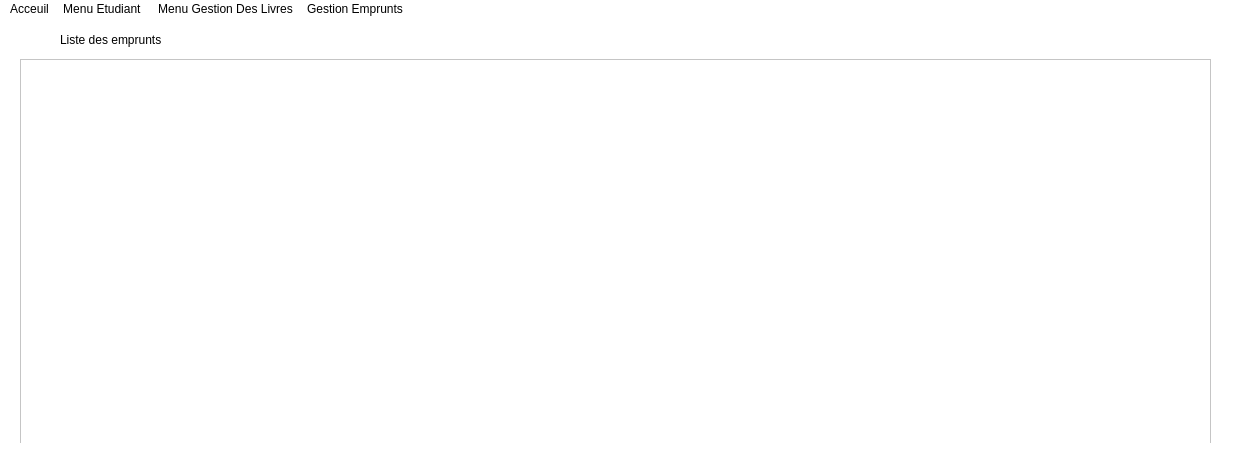
<?xml version="1.0" encoding="UTF-8"?>
<ui version="4.0">
 <class>MainWindow</class>
 <widget class="QMainWindow" name="MainWindow">
  <property name="geometry">
   <rect>
    <x>0</x>
    <y>0</y>
    <width>1236</width>
    <height>465</height>
   </rect>
  </property>
  <property name="windowTitle">
   <string>MainWindow</string>
  </property>
  <property name="styleSheet">
   <string notr="true">color :rgb(0, 0, 0);
font: 87 9pt &quot;Neue Haas Grotesk Text Pro Blac&quot;;
background-color:rgb(255, 255, 255);


</string>
  </property>
  <widget class="QWidget" name="centralwidget">
   <widget class="QTableWidget" name="tableWidget">
    <property name="geometry">
     <rect>
      <x>20</x>
      <y>40</y>
      <width>1191</width>
      <height>501</height>
     </rect>
    </property>
   </widget>
   <widget class="QLabel" name="label">
    <property name="geometry">
     <rect>
      <x>60</x>
      <y>10</y>
      <width>251</width>
      <height>21</height>
     </rect>
    </property>
    <property name="text">
     <string>Liste des emprunts</string>
    </property>
   </widget>
  </widget>
  <widget class="QMenuBar" name="menubar">
   <property name="geometry">
    <rect>
     <x>0</x>
     <y>0</y>
     <width>1236</width>
     <height>25</height>
    </rect>
   </property>
   <widget class="QMenu" name="menuAcceuil">
    <property name="title">
     <string>Acceuil</string>
    </property>
   </widget>
   <widget class="QMenu" name="menuMenu_Etudiant">
    <property name="title">
     <string>Menu Etudiant </string>
    </property>
    <widget class="QMenu" name="menuMise_a_jour_Etudiant">
     <property name="title">
      <string>Mise a jour Etudiant</string>
     </property>
     <addaction name="actionAjouter_Etudiant"/>
     <addaction name="separator"/>
     <addaction name="actionSupprimer_Etudiant"/>
     <addaction name="separator"/>
     <addaction name="actionModifier_Etudiant"/>
    </widget>
    <widget class="QMenu" name="menuRecherche_et_Affichage">
     <property name="title">
      <string>Recherche et Affichage</string>
     </property>
     <addaction name="actionContenue_du_dictionnaire_Etudiant"/>
     <addaction name="separator"/>
     <addaction name="actionRecherche_par_numero_inscription"/>
    </widget>
    <addaction name="menuMise_a_jour_Etudiant"/>
    <addaction name="separator"/>
    <addaction name="menuRecherche_et_Affichage"/>
   </widget>
   <widget class="QMenu" name="menuMenu_Gestion_Des_Livres">
    <property name="title">
     <string>Menu Gestion Des Livres</string>
    </property>
    <widget class="QMenu" name="menuMise_a_jour">
     <property name="title">
      <string>Mise a jour</string>
     </property>
     <addaction name="actionAjouter_un_nouvel_Livre"/>
     <addaction name="actionSupprimer"/>
     <addaction name="actionModifier_nombre_d_exemplaires_d_un_Livre"/>
    </widget>
    <widget class="QMenu" name="menuRecherche_et_Affichage_2">
     <property name="title">
      <string>Recherche et Affichage</string>
     </property>
     <addaction name="actionContenue_du_dictionnaire_livre"/>
     <addaction name="actionRecherche_par_Referance"/>
    </widget>
    <addaction name="menuMise_a_jour"/>
    <addaction name="menuRecherche_et_Affichage_2"/>
   </widget>
   <widget class="QMenu" name="menuGestion_Emprunts">
    <property name="title">
     <string>Gestion Emprunts</string>
    </property>
    <widget class="QMenu" name="menuMise_a_jour_2">
     <property name="title">
      <string>Mise a jour</string>
     </property>
     <addaction name="actionAjouter_un_nouvel_emprunt"/>
     <addaction name="actionRetour_d_un_emprunt"/>
     <addaction name="actionSupprimer_d_un_emprunt"/>
     <addaction name="actionModifier_emprunt"/>
    </widget>
    <widget class="QMenu" name="menuRecherche_Affichage">
     <property name="title">
      <string>Recherche ,Affichage</string>
     </property>
     <addaction name="actionContenu_du_dictionnaire_emprunt"/>
     <addaction name="actionRecherche_emprunt_par_livre"/>
    </widget>
    <addaction name="menuMise_a_jour_2"/>
    <addaction name="menuRecherche_Affichage"/>
   </widget>
   <addaction name="menuAcceuil"/>
   <addaction name="menuMenu_Etudiant"/>
   <addaction name="menuMenu_Gestion_Des_Livres"/>
   <addaction name="menuGestion_Emprunts"/>
  </widget>
  <widget class="QStatusBar" name="statusbar"/>
  <action name="actionAjouter_Etudiant">
   <property name="checkable">
    <bool>false</bool>
   </property>
   <property name="text">
    <string>Ajouter Etudiant</string>
   </property>
  </action>
  <action name="actionEtudiant_Donnee">
   <property name="text">
    <string>Etudiant Donnee</string>
   </property>
  </action>
  <action name="actionUne_Section_Donnee">
   <property name="text">
    <string>Une Section Donnee</string>
   </property>
  </action>
  <action name="actionUn_Niveau_Donnee">
   <property name="text">
    <string>Un Niveau Donnee</string>
   </property>
  </action>
  <action name="actionSection_et_Niveau">
   <property name="text">
    <string>Section et Niveau</string>
   </property>
  </action>
  <action name="actionTel">
   <property name="text">
    <string>Tel</string>
   </property>
  </action>
  <action name="actionMail">
   <property name="text">
    <string>Mail</string>
   </property>
  </action>
  <action name="actionAdresse">
   <property name="text">
    <string>Adresse</string>
   </property>
  </action>
  <action name="actionContenue_du_dictionnaire_Etudiant">
   <property name="text">
    <string>Afficher les Etudiants</string>
   </property>
  </action>
  <action name="actionRecherche_par_numero_inscription">
   <property name="text">
    <string>Recherche</string>
   </property>
  </action>
  <action name="actionRecherche_par_section">
   <property name="text">
    <string>Recherche par section</string>
   </property>
  </action>
  <action name="actionRecherche_par_section_et_Niveau">
   <property name="text">
    <string>Recherche par section et Niveau </string>
   </property>
  </action>
  <action name="actionRecherche_par_Niveau">
   <property name="text">
    <string>Recherche par Niveau</string>
   </property>
  </action>
  <action name="actionAjouter_un_nouvel_Livre">
   <property name="text">
    <string>Ajouter un nouvel Livre</string>
   </property>
  </action>
  <action name="actionModifier_nombre_d_exemplaires_d_un_Livre">
   <property name="text">
    <string>Modifier nombre d exemplaires d un Livre</string>
   </property>
  </action>
  <action name="actionLivre_donnee">
   <property name="text">
    <string>Livre donnee</string>
   </property>
  </action>
  <action name="actionLivres_d_un_auteur">
   <property name="text">
    <string>Livres d un auteur</string>
   </property>
  </action>
  <action name="actionLivres_d_une_annee_donnee">
   <property name="text">
    <string>Livres d une annee donnee</string>
   </property>
  </action>
  <action name="actionContenue_du_dictionnaire_livre">
   <property name="text">
    <string>Afficher les livres</string>
   </property>
  </action>
  <action name="actionRecherche_par_Referance">
   <property name="text">
    <string>Recherche</string>
   </property>
  </action>
  <action name="actionRecherche_par_titre">
   <property name="text">
    <string>Recherche par titre</string>
   </property>
  </action>
  <action name="actionRecherche_par_annee_edition_donne">
   <property name="text">
    <string>Recherche par annee edition donne</string>
   </property>
  </action>
  <action name="actionRecherche_et_Affichage_des_livres_par_ordre_alphabetique">
   <property name="text">
    <string>Recherche et Affichage des livres par ordre alphabetique</string>
   </property>
  </action>
  <action name="actionAjouter_un_nouvel_emprunt">
   <property name="text">
    <string>Ajouter un nouvel emprunt</string>
   </property>
  </action>
  <action name="actionRetour_d_un_emprunt">
   <property name="text">
    <string>Retour d un emprunt</string>
   </property>
  </action>
  <action name="actionSupprimer_d_un_emprunt">
   <property name="text">
    <string>Supprimer d un emprunt</string>
   </property>
  </action>
  <action name="actionDate_emprunt">
   <property name="text">
    <string>Date emprunt</string>
   </property>
  </action>
  <action name="actionDate_Retour">
   <property name="text">
    <string>Date Retour</string>
   </property>
  </action>
  <action name="actionContenu_du_dictionnaire_emprunt">
   <property name="text">
    <string>Afficher les Emprunts</string>
   </property>
  </action>
  <action name="actionRecherche_emprunt_par_livre">
   <property name="text">
    <string>Recherche emprunt </string>
   </property>
  </action>
  <action name="actionRecherche_emprunt_par_etudiant">
   <property name="text">
    <string>Recherche emprunt par etudiant</string>
   </property>
  </action>
  <action name="actionRecherche_livres_empruntee_a_une_date_donnee">
   <property name="text">
    <string>Recherche livres empruntee a une date donnee</string>
   </property>
  </action>
  <action name="actionRecherche_livres_retournee_a_une_date_donne">
   <property name="text">
    <string>Recherche livres retournee a une date donne</string>
   </property>
  </action>
  <action name="actionRecherche_livres_empruntee_entre_2_dates_donnee">
   <property name="text">
    <string>Recherche livres empruntee entre 2 dates donnee</string>
   </property>
  </action>
  <action name="actionRecherche_livres_retournee_entre_2_date_donne">
   <property name="text">
    <string>Recherche livres retournee entre 2 date donne</string>
   </property>
  </action>
  <action name="actionSupprimer_Etudiant">
   <property name="text">
    <string>Supprimer Etudiant</string>
   </property>
  </action>
  <action name="actionModifier_Etudiant">
   <property name="text">
    <string>Modifier Etudiant</string>
   </property>
  </action>
  <action name="actionMenu_Acceuil">
   <property name="text">
    <string>Menu Acceuil</string>
   </property>
  </action>
  <action name="actionRecuperation_des_donnee">
   <property name="text">
    <string>Recuperer les donnee</string>
   </property>
  </action>
  <action name="actionEnregistrer_Ficher_Livres">
   <property name="text">
    <string>Enregistrer Ficher Livres</string>
   </property>
  </action>
  <action name="actionEnregistrer_Ficher_Emprunt">
   <property name="text">
    <string>Enregistrer Ficher Emprunt</string>
   </property>
  </action>
  <action name="actionRecuperer_Ficher_Etudiant">
   <property name="text">
    <string>Recuperer Ficher Etudiant</string>
   </property>
  </action>
  <action name="actionRecuperer_Ficher_Livres">
   <property name="text">
    <string>Recuperer Ficher Livres</string>
   </property>
  </action>
  <action name="actionRecuperer_Ficher_Emprunt">
   <property name="text">
    <string>Recuperer Ficher Emprunt</string>
   </property>
  </action>
  <action name="actionSupprimer">
   <property name="text">
    <string>Supprimer</string>
   </property>
  </action>
  <action name="actionModifier_emprunt">
   <property name="text">
    <string>Modifier emprunt</string>
   </property>
  </action>
 </widget>
 <resources/>
 <connections/>
</ui>
